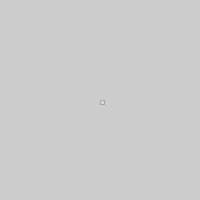
Frame 1 (no input)
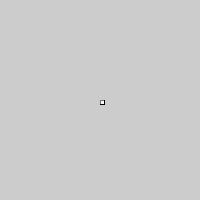
Frame 60 (the mouse pressed at the canvas centre just before this capture)
Frame 120 (the mouse held since frame 60 and released just before this capture): identical to frame 60, image omitted

The Processing sketch that drew these frames (run headless with seeded random() and noise(); from frame 60 on, the mouse is pressed at the canvas centre):

// Processing sketch: codeAppA14
// ── codeAppA14.pde
int x, y;
void setup(){
  size(200, 200);
}
void draw() {
  stroke(0, 50);
  fill(255, 50);
  rect(width/2+x, height/2+y, 4+x, 4+y);
}
void keyPressed() {
  if(key == CODED) {
    if (keyCode == UP) {
      y--;
    } else if (keyCode == DOWN) {
      y++;
    } else if (keyCode == LEFT) {
      x--;
    } else if (keyCode == RIGHT) {
      x++;
    } 
  }
}
